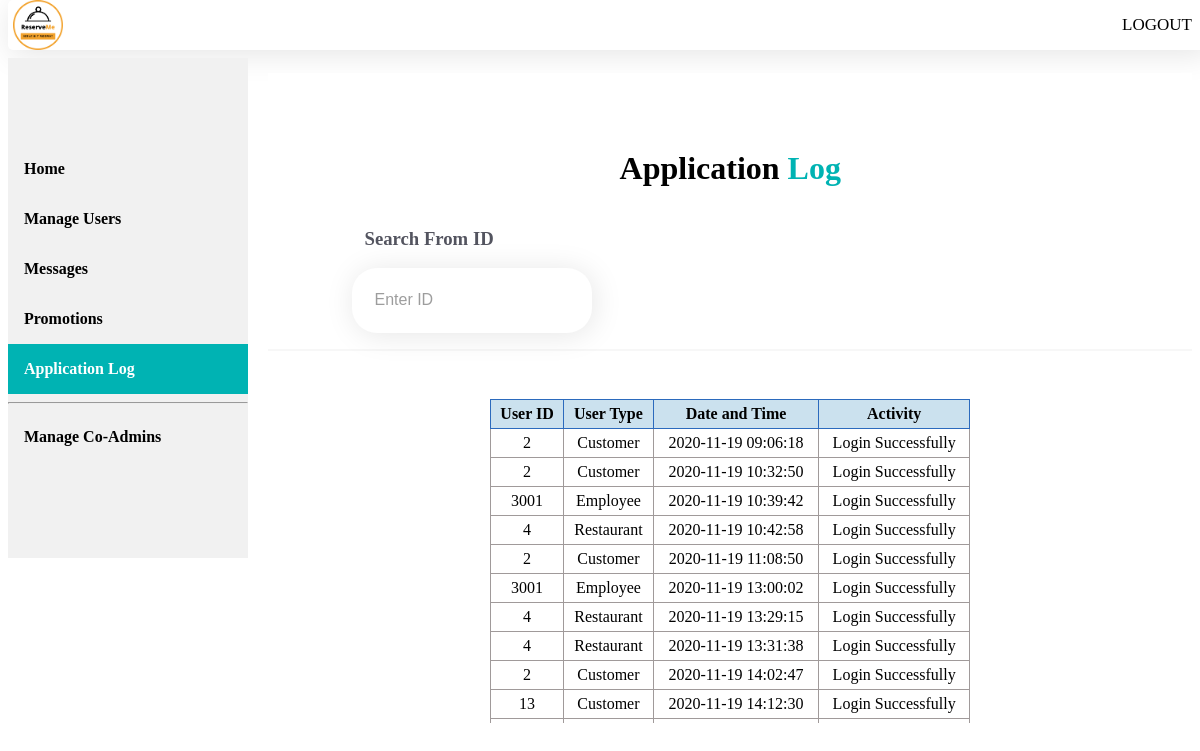
/users/admin/log.php, run on the app's committed database.
### tables this page shows
CREATE TABLE `log` (
  `log_id` int(11) NOT NULL,
  `user_id` int(11) NOT NULL,
  `user_type` varchar(20) NOT NULL,
  `date_time` varchar(30) NOT NULL,
  `activity` varchar(255) NOT NULL
);

### users/admin/log.php (the view, shortened to what this page needs)
<?php include('../../includes/connection.php') ?>
<html>
    <head>
	    <link rel="stylesheet" href="../../CSS/admin-nav.css">
        <link rel="stylesheet" href="../../CSS/admin-dashboard.css"/>
    </head>
    <body>
        <div class="topnav" id="myTopnav">
            <a href="admin-home.php"><img class = "logo" src="../../images/logo.png"></a>
            <a class="navtab" href="../../index.php">Logout</a>
		</div>
        <div class="sidebar">
            <a href="admin-home.php">Home</a>
            <a href="manage-users.php">Manage Users</a>
            <a href="messages.php">Messages</a>
            <a href="promotions.php">Promotions</a>
            <a class="active" href="log.php">Application Log</a>
            <hr>
            <a href="coadmins.php">Manage Co-Admins</a>
        </div>
        <div class="content-div">
            <br><br>
            <h1><font color="black">Application</font> Log</h1>
            <div class="search-user-container">
            <form name="form-display-selected">
		        <h3>Search From ID</h3>
		        <div class="log-input">
                    <input type="text" id="myInput" onkeyup="myFunctionLog()"
                    placeholder="Enter ID"/>
                </div>
            </div>
                <br/>
        <table class="log" id="myTable" border="1">
            <tr>
                <th>User ID</th>
                <th>User Type</th>
                <th>Date and Time</th>
                <th>Activity</th>
            </tr>
        <?php
        $log_sql = "SELECT * FROM log";
        $userquery = mysqli_query($connection,$log_sql);
        while($row = mysqli_fetch_assoc($userquery)){
            echo "
                <tr>
                    <td>".$row['user_id']."</td>
                    <td>".$row['user_type']."</td>
                    <td>".$row['date_time']."</td>
                    <td>".$row['activity']."</td>
                </tr>";
        }
        echo "</table>";
        ?>
        </div>
    </body>
</html>

### CSS/admin-nav.css (style rules this page uses)
.topnav { overflow: hidden; top: 0; width: 100%; height: 50px; position: fixed; background-color: #fff; box-shadow: 2px 5px 30px rgba(0,0,0,0.1); border-radius: 5px; }
.topnav .navtab { float: right; display: block; color: #000; text-align: center; padding: 15px 16px; text-decoration: none; font-size: 17px; text-transform: uppercase; }
.logo { height:50px; width: 50px; margin-left: 5px; align-items:left; }

### CSS/admin-dashboard.css (style rules this page uses)
.sidebar { margin-top: 50px; padding-top: 50px; padding-bottom: 50px; width: 20%; height: 400px; background-color: #f1f1f1; float: left; position: fixed; }
.sidebar a { display: block; color: black; padding: 16px; text-decoration: none; font-weight: bold }
.sidebar a.active { background-color: #00b3b3; color: white; font-weight: bold }
.content-div { margin-top: 50px; padding-top: 20px; padding-bottom: 50px; margin-bottom: 30px; width: 78%; background-color: #ffffff; position: relative; height: 580px; overflow:auto; float: right; top:15px; }
h1 { text-align: center; color:#00b3b3; }
.search-user-container { margin-bottom:30px; display: flex; flex-direction: column; justify-content: left; align-items: left; padding-left: 7vw; border-bottom: 2px solid rgba(0,0,0,0.03); }
.search-user-container h3 { padding-left: 1vw; color:#53545f; }
::placeholder { opacity: 0.7; }
.log { width: 40vw; margin: 0 auto; table-layout: auto; border-collapse: collapse; }
.log th { background-color: #cbe1ee; border: 1px solid rgb(43, 106, 189); padding: 5px; text-align: center; }
.log td { border: 1px solid rgb(160, 154, 154); padding: 5px; text-align: center; }
.log-input { width:200px; background-color: white; border-radius:25px; height: 1vh; display: flex; justify-content: center; align-items: center; padding:20px; box-shadow: 2px 2px 30px rgba(0,0,0,0.1); }
.log-input input { width:100%; border: none; outline: none; background-color: transparent; font-size: medium; }

### data on the page
log: user "2", user_type "Customer", date_time "2020-11-19 09:06:18", activity "Login Successfully"
log: user "2", user_type "Customer", date_time "2020-11-19 10:32:50", activity "Login Successfully"
log: user "3001", user_type "Employee", date_time "2020-11-19 10:39:42", activity "Login Successfully"
log: user "4", user_type "Restaurant", date_time "2020-11-19 10:42:58", activity "Login Successfully"
log: user "2", user_type "Customer", date_time "2020-11-19 11:08:50", activity "Login Successfully"
log: user "3001", user_type "Employee", date_time "2020-11-19 13:00:02", activity "Login Successfully"
log: user "4", user_type "Restaurant", date_time "2020-11-19 13:29:15", activity "Login Successfully"
log: user "4", user_type "Restaurant", date_time "2020-11-19 13:31:38", activity "Login Successfully"
log: user "2", user_type "Customer", date_time "2020-11-19 14:02:47", activity "Login Successfully"
log: user "13", user_type "Customer", date_time "2020-11-19 14:12:30", activity "Login Successfully"
